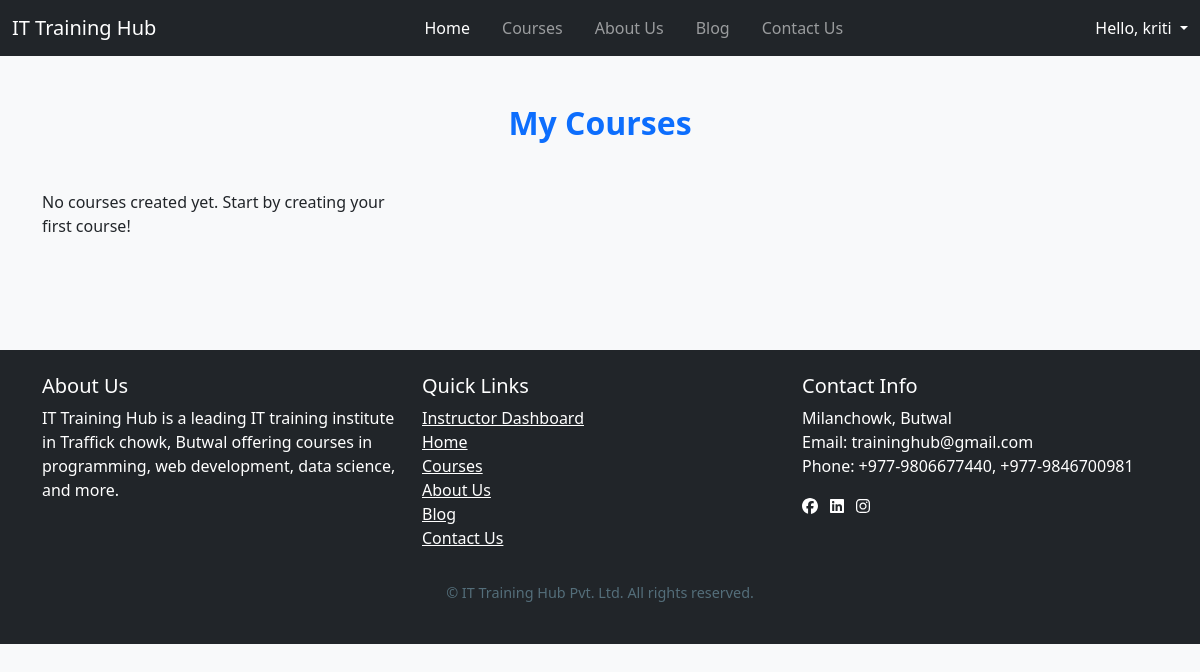
Before: /instructor/mycourse/ (signed in) with the older database file.
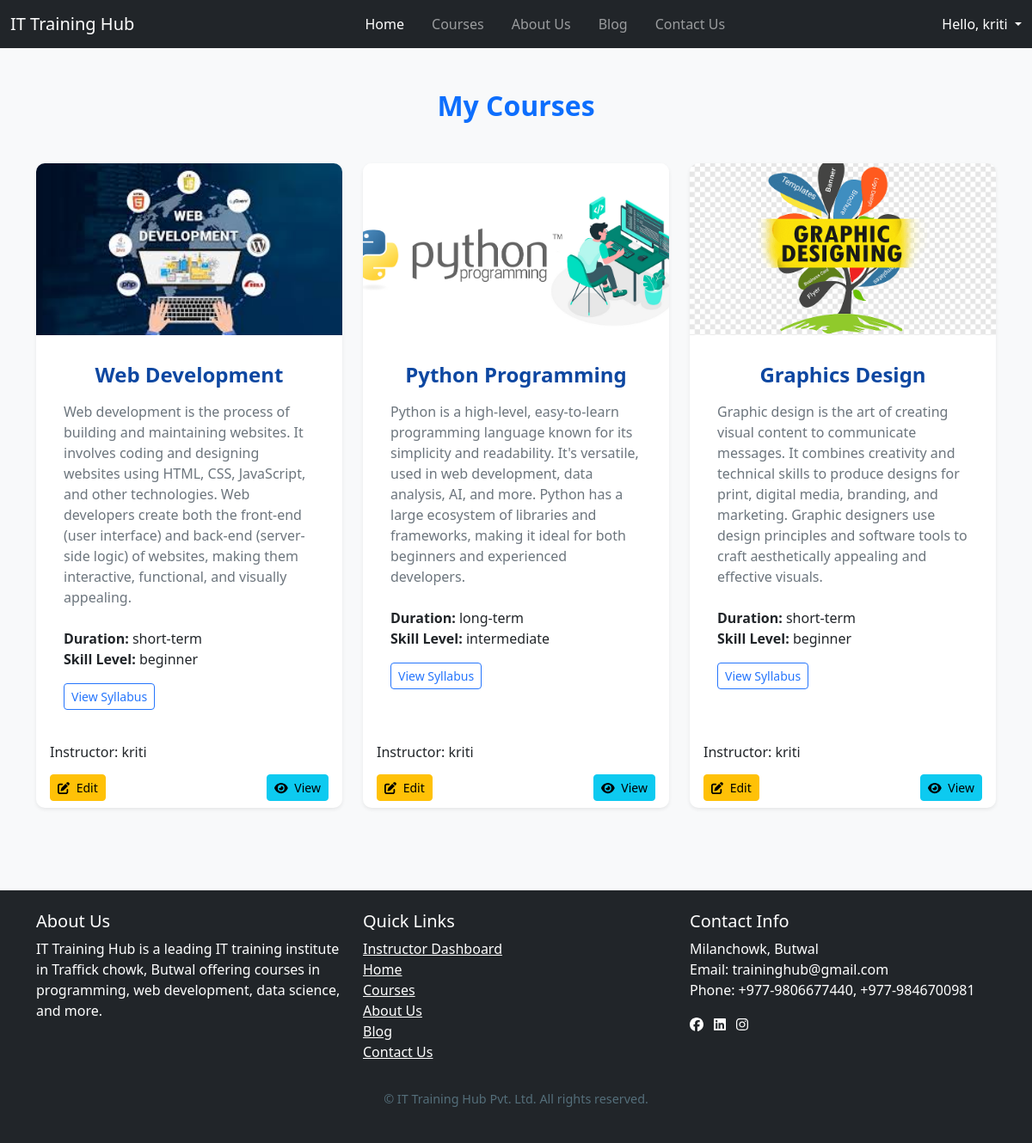
After: the same page with the newer database file.
### myapp/models.py (models this page shows, shortened)
class CustomUser(AbstractUser):
    USER_TYPE = (
        ("student", "Student"),
        ("instructor", "Instructor"),
    )
    user_type = models.CharField(max_length=100, choices=USER_TYPE)
    instructor_applied = models.BooleanField(default=False)
    instructor_approved = models.BooleanField(default=False)
    is_active = models.BooleanField(default=True)
    user_profile_image = models.ImageField(upload_to="images/profile_images/")
    phone = models.CharField(max_length=15, blank=True, null=True)
    address = models.TextField(blank=True, null=True)
    bio = models.TextField(blank=True, null=True)
    def __str__(self):
        return self.username

class Course(models.Model):
    SKILL_LEVEL_CHOICES = [
        ('beginner', 'Beginner'),
        ('intermediate', 'Intermediate'),
        ('advanced', 'Advanced'),
    ]
    DURATION_CHOICES = [
        ('short-term', 'Short-term'),
        ('long-term', 'Long-term'),
    ]
    instructor = models.ForeignKey(
    settings.AUTH_USER_MODEL,
    on_delete=models.CASCADE,
    null=True,
    blank=True,
    related_name='courses'
)
    name = models.CharField(max_length=200)
    description = models.TextField()
    duration = models.CharField(max_length=20, choices=DURATION_CHOICES)
    fee = models.DecimalField(max_digits=10, decimal_places=2)
    skill_level = models.CharField(max_length=20, choices=SKILL_LEVEL_CHOICES)
    prerequisites = models.TextField(blank=True)
    image = models.ImageField(upload_to='courses/', blank=True, null=True)

### instructorapp/views.py (the view)
# urls.py: path("mycourse/", mycourse, name="mycourse")
def mycourse(request):
    courses = Course.objects.filter(instructor=request.user)
    return render(request, 'instructor/mycourse.html', {'courses': courses})

### instructorapp/templates/instructor/mycourse.html (shortened to what this page needs)
{% extends 'base3.html' %}
{% load static %}
{% block content %}
<section class="courses-section py-5">
  <div class="container">
    <h2 class="text-center fw-bold text-primary mb-5">My Courses</h2>
    <div class="row row-cols-1 row-cols-md-2 row-cols-lg-3 g-4">
      {% if courses %}
        {% for course in courses %}
          <div class="col">
            <div class="card h-100 shadow-sm">
              {% if course.image %}
                <img src="{{ course.image.url }}" class="card-img-top" alt="{{ course.name }}">
              {% else %}
                <img src="{% static 'images/default-course.jpg' %}" class="card-img-top" alt="Default Course Image">
              {% endif %}
              <div class="card-body">
                <h5 class="card-title">{{ course.name }}</h5>
                <p class="card-text">{{ course.description }}</p>
                <ul class="list-unstyled">
                  <li><strong>Duration:</strong> {{ course.duration}}</li>
                  <li><strong>Skill Level:</strong> {{ course.skill_level }}</li>
                </ul>
                <a href="#{{ course.name|slugify }}-syllabus" class="btn btn-outline-primary btn-sm">View Syllabus</a>
              </div>
              <div class="card-footer bg-transparent">
                <div class="d-flex align-items-center">
                  <div>
                    <h6 class="mb-0">Instructor: {{ course.instructor }}</h6>
                  </div>
                </div>
              </div>
              <div class="card-footer bg-transparent">
                <div class="d-flex justify-content-between">
                  <a href="#" class="btn btn-warning btn-sm">
                    <i class="fas fa-edit me-1"></i> Edit
                  </a>
                  <a href="#" class="btn btn-info btn-sm">
                    <i class="fas fa-eye me-1"></i> View
                  </a>
                </div>
              </div>
            </div>
          </div>
        {% endfor %}
      {% else %}
        <p>No courses created yet. Start by creating your first course!</p>
      {% endif %}
    </div>
  </div>
</section>
{% endblock content %}

### instructorapp/templates/base3.html (shortened to what this page needs)
<!DOCTYPE html>
{% load static %}
<html lang="en">
<head>
    <link href="https://cdn.jsdelivr.net/npm/bootstrap@5.3.3/dist/css/bootstrap.min.css" rel="stylesheet"
>
    <link href="https://cdnjs.cloudflare.com/ajax/libs/font-awesome/6.0.0-beta3/css/all.min.css" rel="stylesheet">
    <link href="https://cdn.jsdelivr.net/npm/bootstrap-icons@1.11.3/font/bootstrap-icons.css" rel="stylesheet">
    <link rel="stylesheet" href="https://cdn.jsdelivr.net/npm/alertifyjs@1.14.0/build/css/alertify.min.css">
    <link rel="stylesheet" href="https://cdn.jsdelivr.net/npm/alertifyjs@1.14.0/build/css/themes/default.min.css">
    <link rel="stylesheet" href="//cdn.jsdelivr.net/npm/alertifyjs@1.14.0/build/css/themes/default.min.css" />
    <link rel="stylesheet" href="{% static 'css/style.css' %}">
</head>
<body>
    <nav class="navbar navbar-expand-lg navbar-dark bg-dark">
        <div class="container-fluid">
            <a class="navbar-brand" href="#">IT Training Hub</a>
            <div class="collapse navbar-collapse" id="navbarNav">
                <ul class="navbar-nav mx-auto">
                    <li class="nav-item me-3">
                        <a class="nav-link active" aria-current="page" href="{% url 'home' %}">Home</a>
                    </li>
                    <li class="nav-item me-3">
                        <a class="nav-link" href="{% url 'course' %}">Courses</a>
                    </li>
                    <li class="nav-item me-3">
                        <a class="nav-link" href="{% url 'about' %}">About Us</a>
                    </li>
                    <li class="nav-item me-3">
                        <a class="nav-link" href="{% url 'blog_list' %}">Blog</a>
                    </li>
                    <li class="nav-item">
                        <a class="nav-link" href="{% url 'contact' %}">Contact Us</a>
                    </li>
                </ul>
                {% if user.is_authenticated %}
                <div class="dropdown">
                    <a class="nav-link dropdown-toggle text-white" href="#" role="button" id="profileDropdown"
                        data-bs-toggle="dropdown" aria-expanded="false">
                        Hello, {{ user.username }}
                    </a>
                </div>
                {% else %}
                <a class="nav-link text-white" href="{% url 'login' %}"><button type="submit" class="btn btn-outline-success btn-light">Login</button></a>
                {% endif %}
            </div>
        </div>
    </nav>
    {% block content %}
    {% endblock content %}
    <footer class="bg-dark text-white mt-5">
        <div class="container py-4">
            <div class="row">
                <div class="col-md-4">
                    <h5>About Us</h5>
                    <p>IT Training Hub is a leading IT training institute in Traffick chowk, Butwal offering courses in
                        programming, web development, data science, and more.</p>
                </div>
                <div class="col-md-4">
                    <h5>Quick Links</h5>
                    <ul class="list-unstyled">
                        <li>
                            {% if user.is_authenticated %}
                            <a href="{% url 'instructordashboard' %}" class="text-white">Instructor Dashboard</a>
                            {% else %}
                            <a href="{% url 'login' %}" class="text-white">Login</a>
                            {% endif %}
                        </li>
                        <li><a href="{% url 'home' %}" class="text-white">Home</a></li>
                        <li><a href="{% url 'course' %}" class="text-white">Courses</a></li>
                        <li><a href="{% url 'about' %}" class="text-white">About Us</a></li>
                        <li><a href="{% url 'blog_list' %}" class="text-white">Blog</a></li>
                        <li><a href="{% url 'contact' %}" class="text-white">Contact Us</a></li>
                    </ul>
                </div>
                <div class="col-md-4">
                    <h5>Contact Info</h5>
                    <ul class="list-unstyled">
                        <li>Milanchowk, Butwal</li>
                        <li>Email: traininghub@gmail.com</li>
                        <li>Phone: +977-9806677440, +977-9846700981</li>
                    </ul>
                    <div class="mt-3">
                        <a href="#" class="text-white me-2"><i class="fab fa-facebook"></i></a>
                        <a href="#" class="text-white me-2"><i class="fab fa-linkedin"></i></a>
                        <a href="#" class="text-white me-2"><i class="fab fa-instagram"></i></a>
                    </div>
                </div>
            </div>
            <div class="text-center mt-3">
                <p>&copy; {{date}} IT Training Hub Pvt. Ltd. All rights reserved.</p>
            </div>
        </div>
    </footer>
</body>
</html>

### myapp/static/css/style.css (style rules this page uses)
.courses-section { padding: 60px 0; }
.courses-section .card { border: none; border-radius: 10px; transition: transform 0.3s ease, box-shadow 0.3s ease; }
.courses-section .card-img-top { border-top-left-radius: 10px; border-top-right-radius: 10px; height: 200px; object-fit: cover; }
.courses-section .card-title { font-size: 1.5rem; font-weight: bold; margin-bottom: 1rem; }
.courses-section .card-text { font-size: 1rem; color: #6c757d; margin-bottom: 1.5rem; }
.courses-section .card-footer { border-top: none; background-color: transparent; }
.courses-section .btn-outline-primary { border-color: #2575fc; color: #2575fc; }
.card { border: none; border-radius: 10px; box-shadow: 0 4px 12px rgba(0, 0, 0, 0.1); transition: transform 0.3s ease, box-shadow 0.3s ease; }
.card-body { padding: 30px; }
.card-title { font-size: 2rem; font-weight: bold; margin-bottom: 1.5rem; color: #0d47a1; text-align: center; }
.text-center p { margin-top: 1rem; font-size: 0.9rem; color: #546e7a; }
body { background-color: #f8f9fa; }
.card-body { padding: 2rem; }

Changed rows visible on the page:
added Course: image (picture), name "Web Development", description "Web development is the process of building and maintaining websites. It involves coding and designing websites using HTML, CSS, JavaScript, and other technologies. Web developers create both the front-end (user interface) and back-end (server-side logic) of websites, making them interactive, functional, and visually appealing.", duration "short-term", skill_level "beginner", instructor "kriti"
added Course: image (picture), name "Python Programming", description "Python is a high-level, easy-to-learn programming language known for its simplicity and readability. It's versatile, used in web development, data analysis, AI, and more. Python has a large ecosystem of libraries and frameworks, making it ideal for both beginners and experienced developers.", duration "long-term", skill_level "intermediate", instructor "kriti"
added Course: image (picture), name "Graphics Design", description "Graphic design is the art of creating visual content to communicate messages. It combines creativity and technical skills to produce designs for print, digital media, branding, and marketing. Graphic designers use design principles and software tools to craft aesthetically appealing and effective visuals.", duration "short-term", skill_level "beginner", instructor "kriti"
Other visible differences:
text no longer shown: "No courses created yet. Start by creating your first course!"
